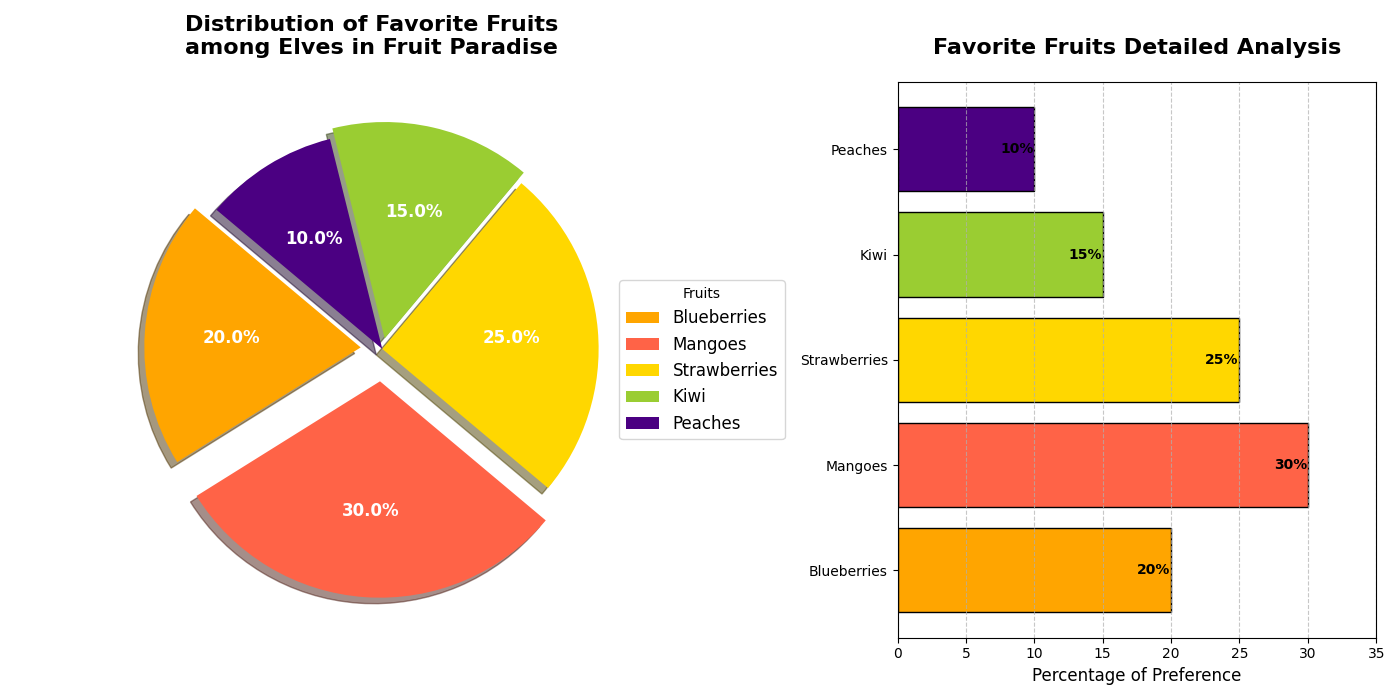

Python code for this plot:
import matplotlib.pyplot as plt
import numpy as np

fruit_types = ['Blueberries', 'Mangoes', 'Strawberries', 'Kiwi', 'Peaches']
percentages = [20, 30, 25, 15, 10]
# Shuffled the colors manually for each fruit type
colors = ['#FFA500', '#FF6347', '#FFD700', '#9ACD32', '#4B0082']

fig, (ax1, ax2) = plt.subplots(1, 2, figsize=(14, 7))

explode = (0.1, 0.15, 0, 0.05, 0)
wedges, texts, autotexts = ax1.pie(
    percentages, labels=fruit_types, autopct='%1.1f%%', startangle=140, 
    colors=colors, explode=explode, shadow=True, textprops=dict(color="w"))

plt.setp(texts, size=12, weight="bold")
plt.setp(autotexts, size=12, weight="bold")

ax1.set_title('Distribution of Favorite Fruits\namong Elves in Fruit Paradise', 
              fontsize=16, fontweight='bold', pad=20)
ax1.axis('equal')
ax1.legend(wedges, fruit_types, title="Fruits", loc="center left", 
           bbox_to_anchor=(1, 0, 0.5, 1), fontsize=12)

bars = ax2.barh(fruit_types, percentages, color=colors, edgecolor='black')
ax2.set_title('Favorite Fruits Detailed Analysis', fontsize=16, fontweight='bold', pad=20)
ax2.set_xlabel("Percentage of Preference", fontsize=12)
ax2.set_xlim(0, 35)
ax2.set_yticks(range(len(fruit_types)))
ax2.set_yticklabels(fruit_types, fontsize=10)
ax2.xaxis.grid(True, linestyle='--', alpha=0.7)

for bar, percentage in zip(bars, percentages):
    ax2.text(bar.get_width() - 2.5, bar.get_y() + bar.get_height() / 2, f'{percentage}%', 
             va='center', ha='left', color='black', fontsize=10, fontweight='bold')

plt.tight_layout()
plt.show()
